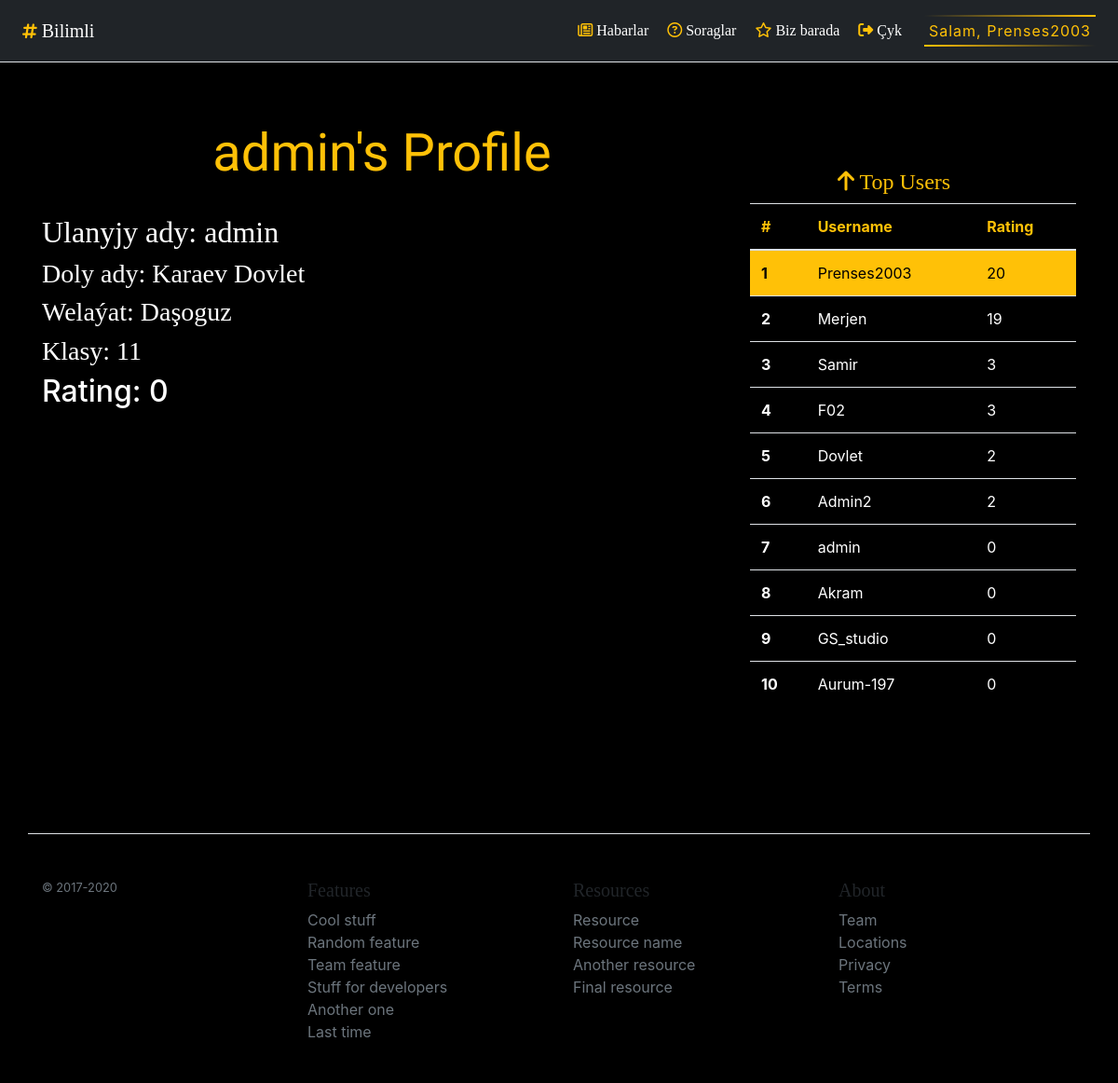
The page /accounts/profile/admin (signed in) on the database its author committed.
### bilimli/apps/accounts/models.py (models this page shows, shortened)
class Profile(models.Model):
	user = models.OneToOneField(User, on_delete = models.CASCADE)
	full_name = models.CharField('Full name', max_length=50, null = True, blank = True)
	welayat = models.CharField('Which welayat', null = True, blank = True,max_length=15)
	school = models.IntegerField('School №',default = 0)
	clasy = models.IntegerField('Class',null = True, blank = True)
	rating = models.IntegerField('Rating', default = 0)

### bilimli/apps/accounts/views.py (the view)
# urls.py: path('profile/<username>', profile, name='profile')
@login_required
def profile(request, username):
    top_users = Profile.objects.order_by('-rating')[:10]
    user1 = User.objects.get(username = username)
    return render(request, 'accounts/profile.html', {'user1':user1, 'top_users':top_users})

### bilimli/templates/accounts/profile.html (shortened to what this page needs)
{% extends 'base.html' %}
{% block title %} {% if user == user1 %}Menin Profilim {% else %} {{user1.username}}'s Profile {% endif %}{% endblock %}
{% block content %}
<h2 style="font-family: Alegreya Sans SC;" class="text-white">Ulanyjy ady: {{user1.username}}</h2>
<h3 class="text-white"> Doly ady: {{user1.profile.full_name}} </h3>
<h3 class="text-white"> Welaýat: {{user1.profile.welayat}} </h3>
<h3 class="text-white"> Klasy: {{user1.profile.clasy}}</h3>
<h2 class="text-white"> Rating: {{user1.profile.rating}}</h2>
{% endblock %}

### bilimli/templates/glow.html (shortened to what this page needs)
<a href="{% url 'profile' user.username %}" class="bubu" style="text-decoration: none;">
        <span></span>
        <span></span>
        Salam, {{user.username}}
    </a>

### bilimli/templates/table.html (shortened to what this page needs)
  <div class="col-sm-4 mt-5 pt-5 ">
 		<h4 style="color: #ffc107; text-align: center;"><i class="fa fa-arrow-up" aria-hidden="true"></i>
                  Top Users   <i class='fa fa-users ' style='font-size:28px; color: black;'></i></h4>
 		<table class="table table-hover">
 			<thead>
 				<tr style="color: #ffc107;">
 					<th scope="col">#</th>
 					<th scope="col">Username</th>
 					<th scope="col">Rating</th>
 				</tr>
 			</thead>
 			<tbody>
 				{% for u in top_users %}
 				{% if user == u.user %}<tr style="background-color: #ffc107;color: black;">{%else%}
          <tr style="color: white;"> {% endif %}
 					<th scope="row"><script type="text/javascript">x+=1;document.write(x);</script></th>
 					<td><a style=" {% if user == u.user %} color: black; {% else %}color: white;{% endif %} text-decoration: none;" href="{% url 'profile' u.user.username %}">{{u.user.username}}</a></td>
 					<td>{{u.rating}}</td>
 				</tr>
 				{% endfor %}
 			</tbody>
 		</table>
 		</div>

### bilimli/templates/glow.html (style rules this page uses)
.bubu { position: relative; display: inline-block; padding: 5px; color:#ffc107; text-decoration: none; transition: 0.5s; letter-spacing: 1px; overflow: hidden; }
.bubu span { position: absolute; display: block; }
.bubu span:nth-child(1) { top: 0; left: 0; width: 100%; height: 2px; background: linear-gradient(90deg,transparent,#ffc107); animation: animate1 1s linear infinite; }
.bubu span:nth-child(3) { bottom: 0; right: 0; width: 100%; height: 2px; background: linear-gradient(270deg,transparent,#ffc107); animation: animate3 1s linear infinite; animation-delay: 0.50s; }

### bilimli/templates/base.html (style rules this page uses)
p,h3,h4,h5,nav,btn,em { font-family: Alegreya Sans SC; }
i { color: #ffc107; }

### rows shown on the page
Profile: user.username "Prenses2003", rating "20"
Profile: user.username "Merjen", rating "19"
Profile: user.username "Samir", rating "3"
Profile: user.username "F02", rating "3"
Profile: user.username "Dovlet", rating "2"
Profile: user.username "Admin2", rating "2"
Profile: user.username "admin", rating "0"
Profile: user.username "Akram", rating "0"
Profile: user.username "GS_studio", rating "0"
Profile: user.username "Aurum-197", rating "0"

### other values the page prints
{{ user.username }} "Prenses2003"
{{ user1.username }} "admin"
{{ user1.profile.full_name }} "Karaev Dovlet"
{{ user1.profile.welayat }} "Daşoguz"
{{ user1.profile.clasy }} "11"
{{ user1.profile.rating }} "0"
